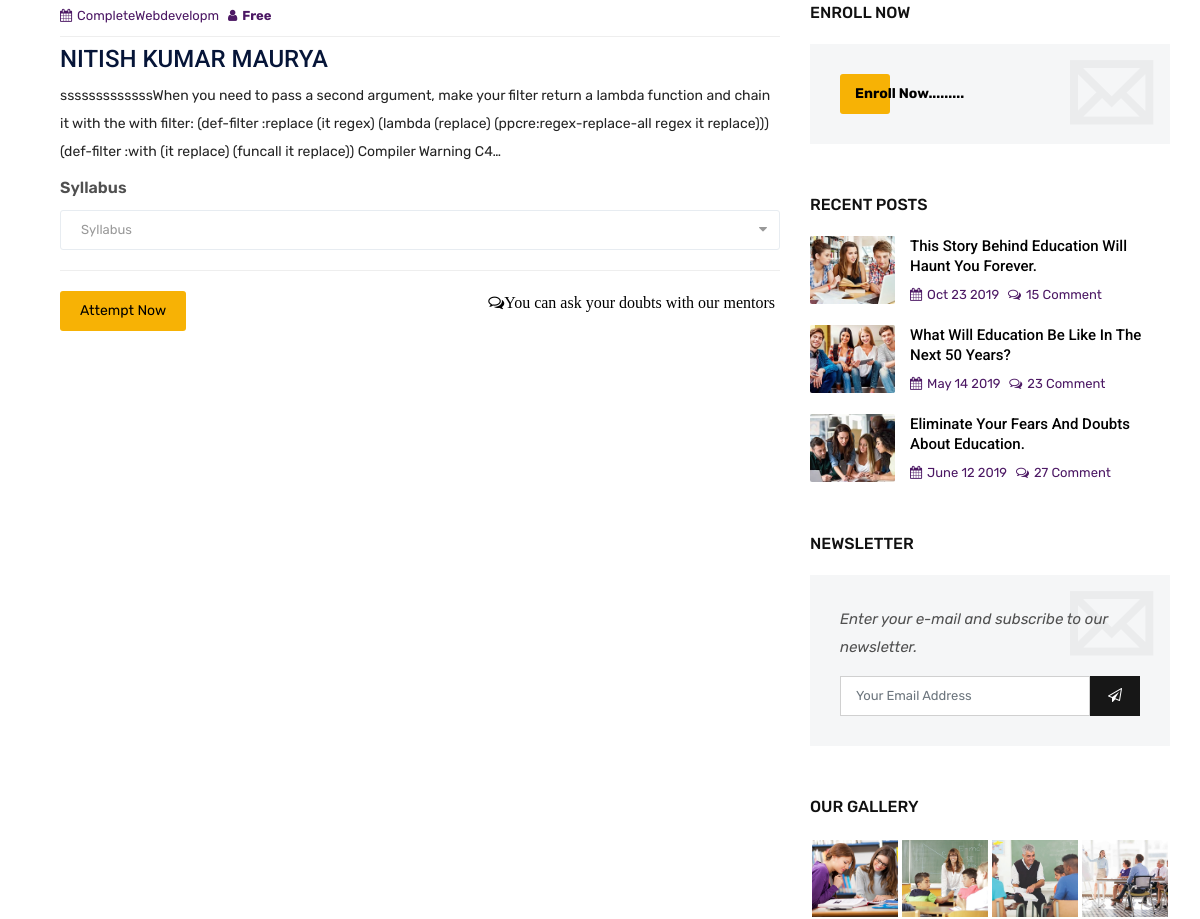
Page /tests/testserieses/tests (middle part) on the earlier database version.
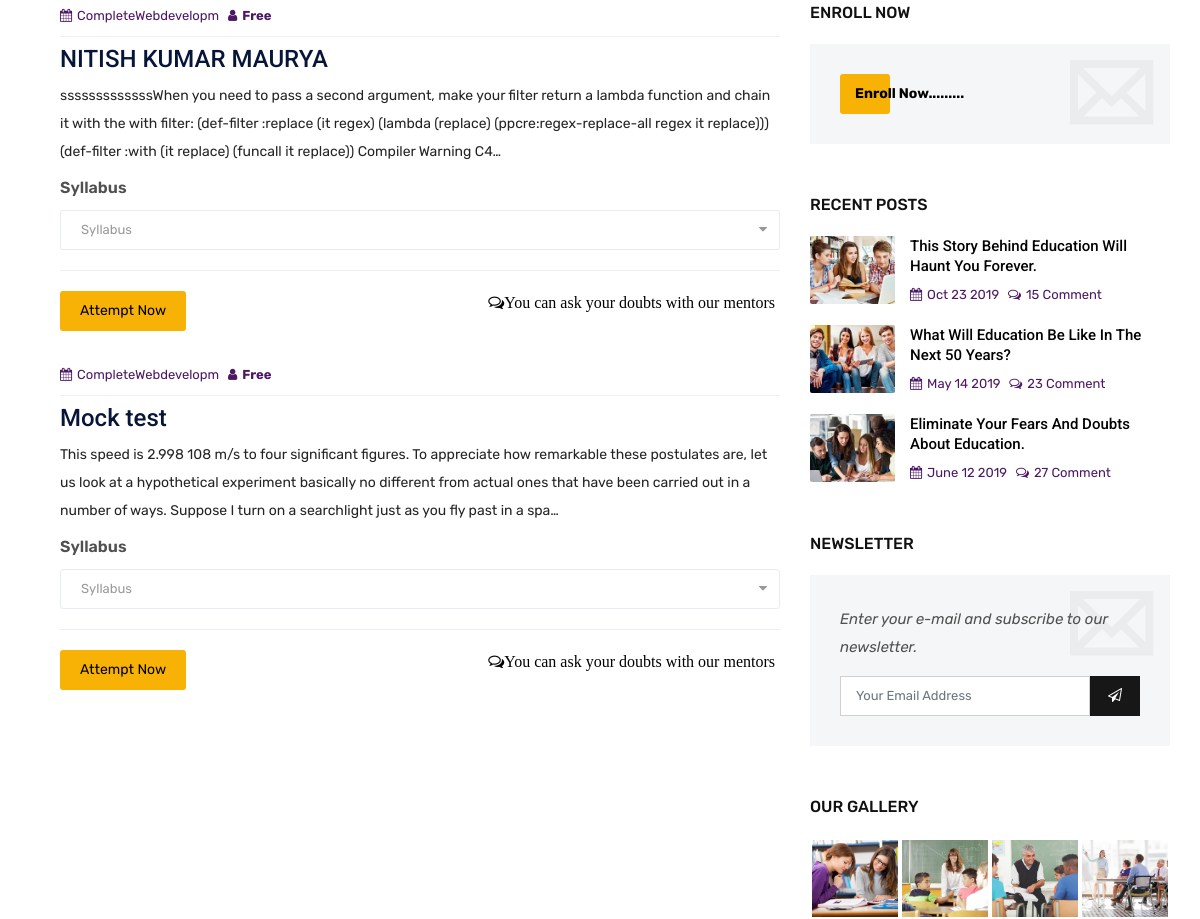
Same page on the later database version.
### testseries/models.py (models this page shows)
class Quiz(models.Model):
    type = models.ForeignKey(Category,on_delete=models.DO_NOTHING)
    quiz = models.ForeignKey(QuizCourse, on_delete=models.CASCADE, null=True, default="")
    name = models.CharField(max_length=50, default="")
    is_timed = models.BooleanField(default=True)
    is_preview = models.BooleanField(default=True)
    description = models.CharField(max_length=500)
    no_of_quesitions = models.IntegerField(default=0)
    slug = models.CharField(max_length=50)

### exam/models.py (models this page shows)
class Category(models.Model):
    id=models.IntegerField(primary_key=True)
    name = models.CharField(max_length=20)
    def __str__(self):
        return self.name

### testseries/views.py (the view)
# urls.py: path('tests/', include('testseries.urls')),
def testseries(request, slug):
    testseries = QuizCourse.objects.filter(slug=slug).first()
    tests = Quiz.objects.filter(quiz=testseries)
    context = {
        'testseries': testseries,
        'tests': tests
    }
    return render(request, 'Eduguider/testseries.html', context)

### home/models.py (called while the page is built)
    def __str__(self):
        return self.name

### templates/Eduguider/testseries.html (shortened to what the changed rows need)
{% extends 'Eduguider/base.html'%}
{%load static%}
{% block head %}
<head>
	<link rel="stylesheet" type="text/css" href='{% static "assets/css/assets.css"%}'>
	<link rel="stylesheet" type="text/css" href='{% static "assets/css/typography.css"%}'>
	<link rel="stylesheet" type="text/css" href='{% static "assets/css/shortcodes/shortcodes.css"%}'>
	<link rel="stylesheet" type="text/css" href='{% static "assets/css/style.css"%}'>
	<link class="skin" rel="stylesheet" type="text/css" href='{% static "assets/css/color/color-1.css"%}'>
</head>
{% endblock %}
{% block body %}
<div class="page-wraper">
    <div class="page-content bg-white">
         <div class="content-block">
			<div class="section-area section-sp1">
				<div class="container">
					<div class="row">
						<div class="col-lg-8">
                            {% for test in tests %}
							<div class="blog-post blog-md clearfix">
								<div class="ttr-post-info">
									<ul class="media-post">
										<li><a href="#"><i class="fa fa-calendar"></i>{{test.type}}</a></li>
                                        {% if test.is_preview is True %}
										<li><a href="#"><i class="fa fa-user"></i><b>Free</b></a></li>
                                        {% else%}
                                        <li><a href="#"><i class="fa fa-user"></i><b>Enroll to attempt</b></a></li>
                                        {% endif %}
									</ul>
									<h5 class="post-title"><a href="strategies/{{strategie.slug}}">{{test.name}}</a></h5>
									<p>{{test.description |truncatechars:300}}</p>
                                        <label for="inputState">Syllabus</label>
                                        <select id="inputState" class="form-control">
                                          <option selected>Syllabus</option>
                                        </select>
									<div class="post-extra">
										<a href="strategies/{{strategie.slug}}" class="btn">Attempt Now</a>
										<a href="#" class="comments-bx"><i class="fa fa-comments-o">You can ask your doubts with our mentors</i></a>
									</div>
								</div>
							</div>
							{%endfor%}
						</div>
					</div>
				</div>
			</div>
        </div>
    </div>
	</div>
</div>
{% endblock %}

Differences in the rows shown:
added Quiz: type "CompleteWebdevelopm", is_preview True (drawn), name "Mock test", description "This speed is 2.998 108 m/s to four significant figures. To appreciate how remarkable these postulates are, let us look at a hypothetical experiment basically no different from actual ones that have been carried out in a number of ways. Suppose I turn on a searchlight just as you fly past in a spa…"
